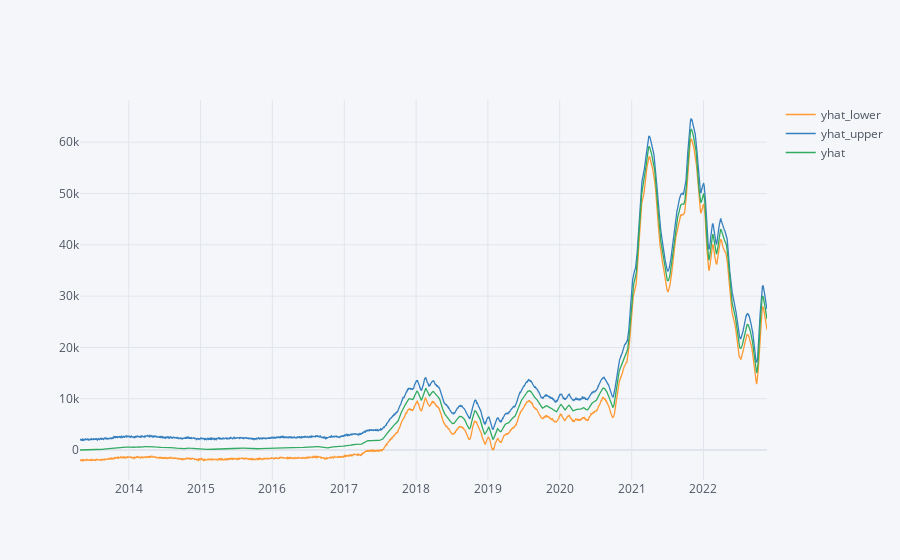

Write notebook code for a chart like this one.
### Code cell
# final plot but with plotly
forecastPlotly = forecast.copy()
forecastPlotly['date'] = pd.to_datetime(forecastPlotly['ds'])
forecastPlotly = forecastPlotly.set_index('date')
forecastPlotly = forecastPlotly.drop(['ds'], axis=1)
forecastPlotly[['yhat_lower','yhat_upper', 'yhat']].iplot()

### Figure 1 — Plotly figure (JSON) as saved in the notebook; plotly's stock layout.template omitted (floating-point values rounded to 4 significant figures; data arrays with more than 128 entries replaced by an {"elided": "..."} marker saying what was removed)
{"data": [{"line": {"color": "rgba(255, 153, 51, 1.0)", "dash": "solid", "shape": "linear", "width": 1.3}, "mode": "lines", "name": "yhat_lower", "text": "", "type": "scatter", "x": {"elided": "3492 str values"}, "y": {"elided": "3492 float values"}}, {"line": {"color": "rgba(55, 128, 191, 1.0)", "dash": "solid", "shape": "linear", "width": 1.3}, "mode": "lines", "name": "yhat_upper", "text": "", "type": "scatter", "x": {"elided": "3492 str values"}, "y": {"elided": "3492 float values"}}, {"line": {"color": "rgba(50, 171, 96, 1.0)", "dash": "solid", "shape": "linear", "width": 1.3}, "mode": "lines", "name": "yhat", "text": "", "type": "scatter", "x": {"elided": "3492 str values"}, "y": {"elided": "3492 float values"}}], "layout": {"legend": {"bgcolor": "#F5F6F9", "font": {"color": "#4D5663"}}, "paper_bgcolor": "#F5F6F9", "plot_bgcolor": "#F5F6F9", "title": {"font": {"color": "#4D5663"}}, "xaxis": {"gridcolor": "#E1E5ED", "showgrid": true, "tickfont": {"color": "#4D5663"}, "title": {"font": {"color": "#4D5663"}, "text": ""}, "zerolinecolor": "#E1E5ED"}, "yaxis": {"gridcolor": "#E1E5ED", "showgrid": true, "tickfont": {"color": "#4D5663"}, "title": {"font": {"color": "#4D5663"}, "text": ""}, "zerolinecolor": "#E1E5ED"}}}
